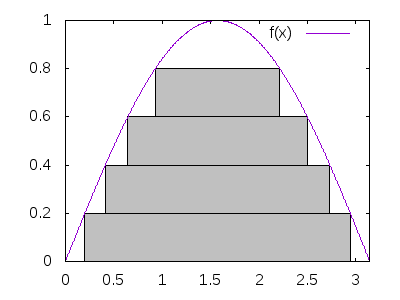

The script that saved this image:
set terminal png size 400,300
set size 1,1
set output "fig_lebesgue.png"
set xrange [0:3.14]
set yrange [0:1]
#set object 1 rect from 0,0 to 0.5,exp(-0.5) fc rgb "grey"
set object 1 rect from asin(0.2),0 to pi-asin(0.2),0.2 fc rgb "grey"
set object 2 rect from asin(0.4),0.2 to pi-asin(0.4),0.4 fc rgb "grey"
set object 3 rect from asin(0.6),0.4 to pi-asin(0.6),0.6 fc rgb "grey"
set object 4 rect from asin(0.8),0.6 to pi-asin(0.8),0.8 fc rgb "grey"
plot sin(x) title "f(x)"
set out